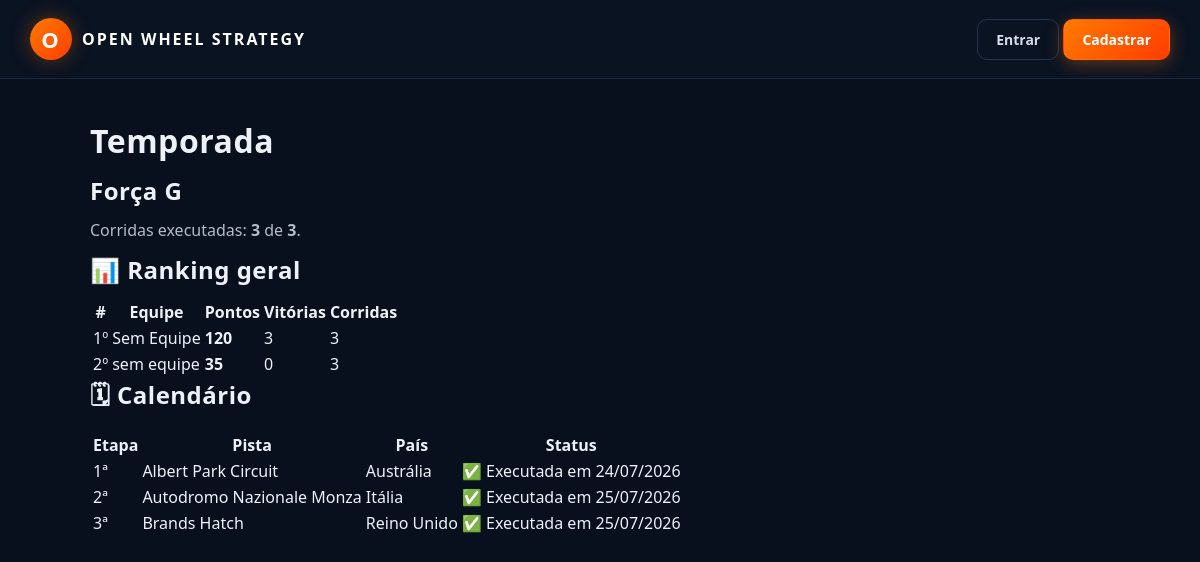
The app's page /temporada with its own data.
### models_temporada.py (models this page shows, shortened)
class Temporada(db.Model):
    __tablename__ = "temporadas"
    id = db.Column(db.Integer, primary_key=True)
    nome = db.Column(db.String(120), nullable=False)
    ativa = db.Column(db.Boolean, default=False, nullable=False)
    data_criacao = db.Column(db.DateTime, default=datetime.utcnow)
    corridas_agendadas = db.relationship(
        "CorridaAgendada", backref="temporada",
        cascade="all, delete-orphan",
        order_by="CorridaAgendada.ordem",
    )
    @classmethod
    def ativa_atual(cls):
        try:
            return cls.query.filter_by(ativa=True).first()
        except (OperationalError, ProgrammingError, NoSuchTableError):
            return None
    def total_corridas(self):
        return len(self.corridas_agendadas)
    def corridas_executadas(self):
        return sum(1 for c in self.corridas_agendadas if c.executada)

class CorridaAgendada(db.Model):
    __tablename__ = "corridas_agendadas"
    id = db.Column(db.Integer, primary_key=True)
    temporada_id = db.Column(db.Integer, db.ForeignKey("temporadas.id"), nullable=False)
    pista_real_id = db.Column(db.Integer, nullable=False)
    pista_nome = db.Column(db.String(120))
    ordem = db.Column(db.Integer, nullable=False)
    executada = db.Column(db.Boolean, default=False, nullable=False)
    data_execucao = db.Column(db.DateTime)
    resultado_json = db.Column(db.Text, default="[]")
    def resultados(self):
        try:
            return json.loads(self.resultado_json or "[]")
        except (json.JSONDecodeError, TypeError):
            return []

### rotas/temporada.py (the view)
    @app.route("/temporada")
    def temporada_view():
        temporada = Temporada.ativa_atual()
        if not temporada:
            return render_template("temporada.html", temporada=None, ranking=[], pistas_por_id={})
        ranking = ranking_temporada(temporada)
        pistas_por_id = {p["id"]: p for p in listar_pistas_reais()}
        return render_template("temporada.html", temporada=temporada, ranking=ranking, pistas_por_id=pistas_por_id)

### app.py (called while the page is built)
def _registrar_contexto(app):
    @app.context_processor
    def injetar_globais():
        usuario_id = session.get("usuario_id")
        usuario = Usuario.query.get(usuario_id) if usuario_id else None
        return {
            "usuario_logado": usuario,
            "categorias_fornecedor": FORNECEDORES_CONFIG,
            "temporada_ativa": Temporada.ativa_atual(),
        }

### pistas_reais_db.py (called while the page is built)
def obter_conexao():
    conexao = sqlite3.connect(CAMINHO_BANCO)
    conexao.row_factory = sqlite3.Row
    return conexao

def listar_pistas_reais():
    conexao = obter_conexao()
    linhas = conexao.execute("SELECT * FROM pistas_reais ORDER BY nome").fetchall()
    conexao.close()
    return [dict(linha) for linha in linhas]

### rotas/temporada.py (called while the page is built)
def registrar(app):
    @app.route("/pistas-reais")
    def pistas_reais_view():
        criar_banco_pistas_reais()
        pistas = listar_pistas_reais()
        return render_template("pistas_reais.html", pistas=pistas)
    @app.route("/temporada")
    def temporada_view():
        temporada = Temporada.ativa_atual()
        if not temporada:
            return render_template("temporada.html", temporada=None, ranking=[], pistas_por_id={})
        ranking = ranking_temporada(temporada)
        pistas_por_id = {p["id"]: p for p in listar_pistas_reais()}
        return render_template("temporada.html", temporada=temporada, ranking=ranking, pistas_por_id=pistas_por_id)

### templates/temporada.html
{% extends "base.html" %}
{% block content %}
<h1 class="h3 mb-4">Temporada</h1>
{% if not temporada %}
    <div class="alert alert-info">
        Nenhuma temporada ativa no momento. Peça pro admin criar uma em
        <code>/admin/temporadas</code>.
    </div>
{% else %}
    <div class="card mb-4">
        <div class="card-body">
            <h2 class="h4">{{ temporada.nome }}</h2>
            <p>
                Corridas executadas: <strong>{{ temporada.corridas_executadas() }}</strong>
                de <strong>{{ temporada.total_corridas() }}</strong>.
            </p>
        </div>
    </div>
    <h2 class="h5">📊 Ranking geral</h2>
    <table class="table table-sm">
        <thead>
            <tr>
                <th>#</th><th>Equipe</th>
                <th>Pontos</th><th>Vitórias</th><th>Corridas</th>
            </tr>
        </thead>
        <tbody>
            {% for r in ranking %}
            <tr>
                <td>{{ loop.index }}º</td>
                <td>{{ r.equipe_nome }}</td>
                <td><strong>{{ r.pontos_total }}</strong></td>
                <td>{{ r.vitorias }}</td>
                <td>{{ r.corridas }}</td>
            </tr>
            {% else %}
            <tr><td colspan="5" class="text-muted">Nenhuma corrida executada ainda.</td></tr>
            {% endfor %}
        </tbody>
    </table>
    <h2 class="h5 mt-4">🗓 Calendário</h2>
    <table class="table table-sm">
        <thead>
            <tr>
                <th>Etapa</th><th>Pista</th><th>País</th><th>Status</th>
            </tr>
        </thead>
        <tbody>
            {% for corrida in temporada.corridas_agendadas %}
            {% set pista = pistas_por_id.get(corrida.pista_real_id) %}
            <tr class="{% if corrida.executada %}text-muted{% endif %}">
                <td>{{ corrida.ordem }}ª</td>
                <td>{{ corrida.pista_nome or (pista.nome if pista else '?') }}</td>
                <td>{{ pista.pais if pista else '-' }}</td>
                <td>
                    {% if corrida.executada %}
                        ✅ Executada
                        {% if corrida.data_execucao %}
                            em {{ corrida.data_execucao.strftime('%d/%m/%Y') }}
                        {% endif %}
                    {% else %}
                        ⏳ Aguardando
                    {% endif %}
                </td>
            </tr>
            {% else %}
            <tr><td colspan="4" class="text-muted">Nenhuma corrida no calendário.</td></tr>
            {% endfor %}
        </tbody>
    </table>
{% endif %}
{% endblock %}

### static/css/tema.css (style rules this page uses)
* { box-sizing: border-box; }
html, body { margin: 0; padding: 0; font-family: 'Segoe UI', 'Inter', Tahoma, sans-serif; background: #08101e; color: #eef2f8; min-height: 100vh; }
h1, h2, h3, h4 { margin: 0 0 12px 0; letter-spacing: 0.5px; }
p { margin: 0 0 12px 0; color: #b2bccb; }

### records on screen
Temporada: nome "Força G"
CorridaAgendada: corridas_executadas "3", ordem "1", pista_nome "Albert Park Circuit", pais "Austrália", data_execucao "24/07/2026"
CorridaAgendada: ordem "2", pista_nome "Autodromo Nazionale Monza", pais "Itália", data_execucao "25/07/2026"
CorridaAgendada: ordem "3", pista_nome "Brands Hatch", pais "Reino Unido", data_execucao "25/07/2026"

### other values on screen
{{ temporada.total_corridas() }} "3"
{{ r.equipe_nome }} "Sem Equipe" "sem equipe"
{{ r.pontos_total }} "120" "35"
{{ r.vitorias }} "3" "0"
{{ r.corridas }} "3" "3"
